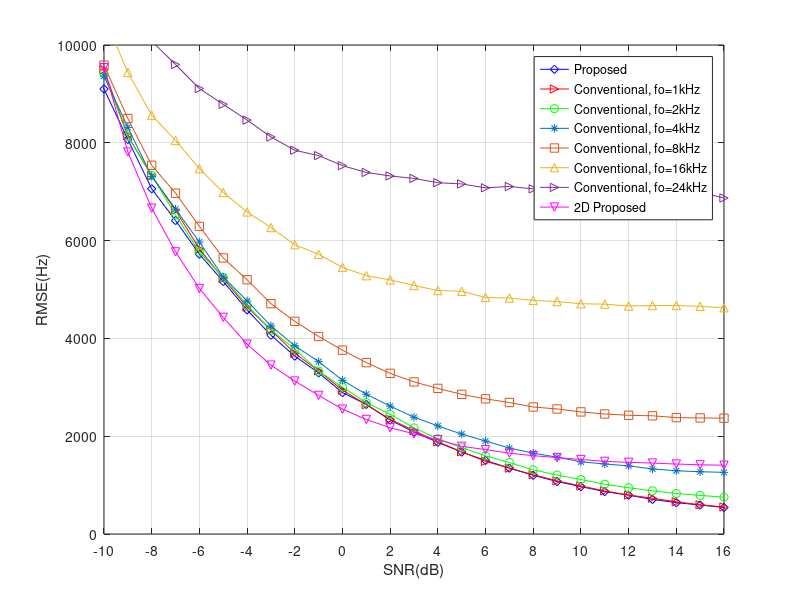

Recreate this plot in MATLAB.
clc
clear
close all
SNR=-12:20;
RMSE_2=[204.025251856568,134.571942518610,88.6488910475690,...
    66.1284456214579,53.7818103277014,42.5706020112431,...
    33.2462518074253,27.5690019731631,21.8978754623783,...
    17.4143890346853,14.2992482088050,11.0967690007735,...
    9.02233740712296,7.20889564499433,5.99696719253794,...
    4.70442646327662,3.79955648730282,3.11815760805963,...
    2.55614078195651,2.13687075143843,1.72079792996030,...
    1.45535238233989,1.24236876859797,1.03626621171862,...
    0.894242542218067,0.780528495030358,0.685652895739397,...
    0.623846266981224,0.564658931674202,0.503333479551124,...
    0.466176015298826,0.454475030491596,0.420279500529617];
RMSE_4=[209.150131182217	124.804724192879	87.6896040253572...
    69.1568450845005	53.4671171385928	44.1624450780848...
    35.6429634670410	27.6439811235209	22.7108118703284...
    18.1181319061484	14.8211653091495	12.4282489564843...
    9.88112676142162	8.16992056077301	6.83773560946483...
    5.70236441881177	4.88519576932130	4.17649250152184...
    3.61304318584820	3.09024703843578	2.73471500182181...
    2.46621202897797	2.17879656985822	2.05025846327605...
    1.94154089069356 [1.76994773522316,1.67288235908862,...
    1.62098539335047,1.59013000447764,1.52718870118025,...
    1.50972297891439,1.45471330710410,1.41875074790971]];
RMSE_ai8=[12.6744968389351,10.5151464854601,9.12395333744651,...
    8.08728042051740,7.10536468519026,6.50937754845761,...
    5.75195438224102,5.13997719914022,4.59156978637027,...
    4.06125270253648,3.66823871911337,3.26913148119940,...
    2.94890103869768,2.60143664044788,2.32886415045909,...
    2.06356286456615,1.87814869017241,1.67224615247849,...
    1.52369690800034,1.37350322668430,1.22785331670769,...
    1.13047350026155,1.02114563608942,0.948716910686202,...
    0.872700316733500,0.806221013756220,0.745865241703206,...
    0.701781602162179,0.658295718776591,0.629713822611830,...
    0.598549301681806,0.581463992300963,0.560279312341592];
RMSE_ai16=[12.8952662144646,10.5361394220299,9.19882151027538,...
    8.09467967154616,7.08158267860600,6.42597611010220,...
    5.68923415422653,5.08524643282593,4.59476453820866,...
    4.08602962852468,3.65753715249511,3.25289261757181,...
    2.91618230666544,2.59912517502868,2.35535665428243,...
    2.08014144699264,1.85439012505711,1.68068214753475,...
    1.50886100102292,1.35586711803874,1.21427821147744,...
    1.08943881034853,0.970742981059088,0.896991108124159,...
    0.795872423782203,0.729319379127853,0.672550658542852,...
    0.613401275438753,0.570823275095085,0.535294395122203,...
    0.502045414929499,0.462787155205670,0.438601229376241];
RMSE_ai24=[12.1872634031513,10.3904223046256,9.09902106457553,...
    8.06915480330548,7.05869334608608,6.41105258001770,...
    5.72250324210803,5.16497351720677,4.58378058178254,...
    4.06559293539874,3.63811915897195,3.29459678165888,...
    2.89191553912705,2.65070652693542,2.33010046444236,...
    2.08469138996907,1.87441228347803,1.67465343274900,...
    1.50543262494166,1.34664218296897,1.19997328166889,...
    1.07336617830584,0.968340173935420,0.866998463171021,...
    0.794018992816810,0.707385292606314,0.641809854912543,...
    0.592026897996372,0.541569181276852,0.497664172225277,...
    0.460784969328968,0.430120361485415,0.402291393241669];
RMSE_8=[14.5178074799072,11.3505630941590,9.58906094213847,...
    8.49656003317722,7.54043253795516,6.96912030203183,...
    6.29018596226672,5.64489601333039,5.19974777428189,...
    4.71064635879414,4.34922110528433,4.03805200797549,...
    3.75970808807507,3.50440575975521,3.28608826867159,...
    3.11017650825676,2.97808610211287,2.85511463801747,...
    2.76424555641708,2.68879999151874,2.59724389472117,...
    2.55689229075487,2.49663291655953,2.45414396902783,...
    2.42799179722778,2.41752433932367,2.38048413784265,...
    2.37325480181289,2.36924153782550,2.33603678149973,...
    2.35509110153287,2.33010854315631,2.34717824411013];
RMSE_16=[15.1239948433194,11.9575602461687,10.5830179990950,...
    9.43881390204598,8.56565520853412,8.04818968072891,...
    7.47111555485570,6.98528697329196,6.58681547115207,...
    6.26762905322996,5.91602661407067,5.72012268547978,...
    5.45161956016130,5.28242255221800,5.19703597566286,...
    5.08377924860295,4.97800730335780,4.96423111439211,...
    4.83619051067429,4.82489208155669,4.77655827570503,...
    4.75481687847805,4.70756509577173,4.70014057619033,...
    4.66233195788728,4.67178763657727,4.67270538292257,...
    4.65494569690637,4.62705060147868,4.60225524105136,...
    4.59564693118124,4.61260683463108,4.61139231284742];
RMSE_24=[15.5062980922743,13.1676663139449,11.7460752319130,...
    10.9037424701529,10.0792387853987,9.60046194650872,...
    9.10953988708473,8.78688727702991,8.46420297836516,...
    8.11917584049373,7.84791857568598,7.73798289036262,...
    7.53286782686237,7.39422907829384,7.32203290044996,...
    7.27176722498912,7.18409394087524,7.15883022327107,...
    7.07948546228705,7.10691839410892,7.05801569539988,...
    7.02116491844140,6.99723121717573,6.96220650230793,...
    6.93361011722251,6.97498680692305,7.02214087589131,...
    6.98714477486477,6.87072519440800,6.92853630767348,...
    6.95017633101573,6.93166537444652,6.94884869890434];
RMSE_conven=[26.2064354232830,25.3161303230710,24.6410183411692,...
    23.5105207000869,22.2291575218379,20.6628806428712,...
    18.9504316439496,17.2937023853261,15.3061642653870,...
    13.5823761071439,11.8662651596030,10.2317221117011,...
    8.70418268700679,7.53014901579168,6.51161726095700,...
    5.66481802385763,4.93741374701473,4.29440860543982,...
    3.82251339634802,3.29784278636533,2.90023284764004,...
    2.52471089584927,2.24051988434238,1.98029966731940,...
    1.71010122612466,1.50149354509659,1.32698408666707,...
    1.16014102965462,1.04643873405873,0.927420914128459,...
    0.821330985542995,0.733656452675529,0.650720355073833];
RMSE_1=[212.190069339430,122.221095054292,90.1308841035043,...
    66.3755010483964,53.6402541173092,43.8254492403791,...
    33.9800049562883,27.2842223749061,21.5526470406874,...
    17.4187135193335,13.6671678927097,11.1262593712928,...
    8.66012916964787,6.99049831860601,5.50431806715973,...
    4.47896582347630,3.55405381213300,2.82697454065437,...
    2.20968856382793,1.81451557054317,1.47369829077483,...
    1.18068393573385,0.965021211994713,0.775944468754626,...
    0.634954962623700,0.536108348920899,0.433943422014930,...
    0.357093459056318,0.306153733180508,0.259540872836462,...
    0.226235050578125,0.192901263879266,0.171463469577303];
RMSE_joint=[15.9982519894135,11.9907145765705,9.53602198690701,7.81266257310863,6.66304815108941,5.76974573598745,5.02119764405026,4.43095434027152,3.88156369226454,3.45347469977040,3.12772166165799,2.83460214234512,2.55326392883400,2.34243355937073,2.17365171167319,2.04744150037867,1.92909407739223,1.79324854059781,1.72579496583308,1.65320461699403,1.60102997379227,1.56432761651565,1.52332257382193,1.48508998409126,1.46542443287940,1.45063875117670,1.43081450507024,1.41519403764645,1.40638087836812,1.40109155964460,1.39158600457798,1.37704382480996,1.37830127698710];
figure(2)
plot(SNR,RMSE_ai24.*1e3,'bd-')
hold on
plot(SNR,sqrt(RMSE_1).*1e3,'r>-')
hold on
plot(SNR,sqrt(RMSE_2).*1e3,'go-')
hold on
plot(SNR,sqrt(RMSE_4).*1e3,'*-')
hold on
plot(SNR,RMSE_8.*1e3,'s-')
hold on
plot(SNR,RMSE_16.*1e3,'^-')
hold on
plot(SNR,RMSE_24.*1e3,'>-')
hold on
plot(SNR,RMSE_joint.*1e3,'mv-')
legend('Proposed','Conventional, fo=1kHz','Conventional, fo=2kHz','Conventional, fo=4kHz','Conventional, fo=8kHz','Conventional, fo=16kHz','Conventional, fo=24kHz','2D Proposed')
xlabel('SNR(dB)')
ylabel('RMSE(Hz)')
xticks(SNR(1:2:end))
axis([-10 16 0 10000])
grid on